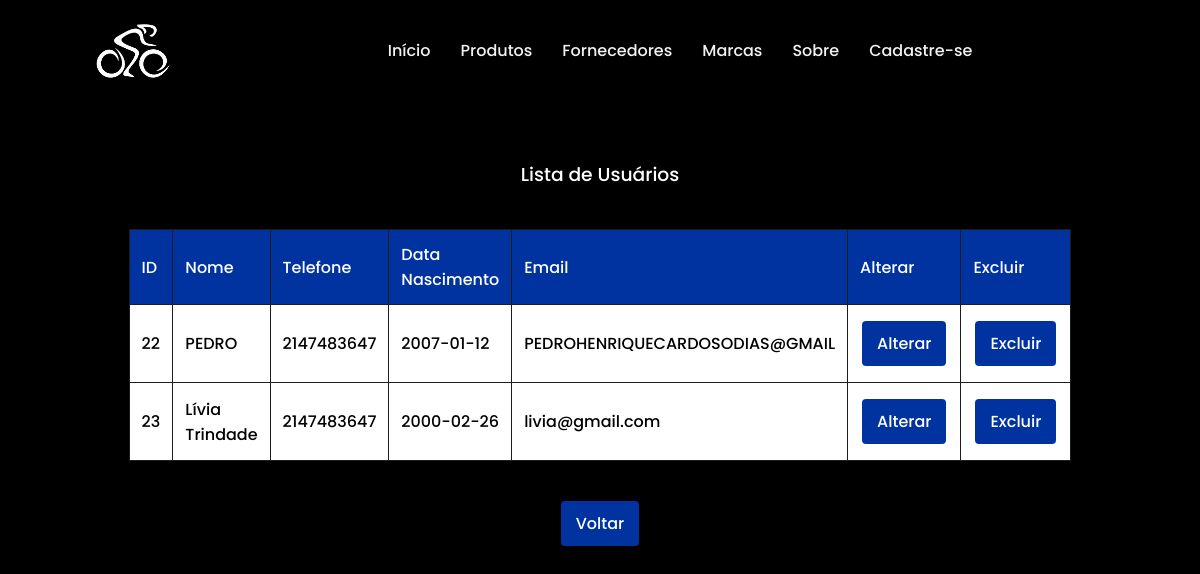
Screenshot of /sistema/php/listausuarios.php with the database file from the repository.
### tables this page shows
CREATE TABLE `usuario` (
  `nome` varchar(100) NOT NULL,
  `email` varchar(100) NOT NULL,
  `nascimento` date NOT NULL,
  `telefone` int(11) NOT NULL,
  `senha` varchar(20) NOT NULL,
  `id` int(11) NOT NULL AUTO_INCREMENT,
  PRIMARY KEY (`id`)
);

### sistema/php/listausuarios.php (the view, shortened to what this page needs)
<!DOCTYPE html>
<html lang="en">
<head>
    <link rel="stylesheet" href="../css/style1.css">
</head>
<body>
<?php
require_once('conexao.php');
$retorno = $conexao->prepare('SELECT * FROM usuario');
$retorno->execute();
?>
<header>
        <nav>
            <a href="../php/index.php"><img src="../img/logo.png" id="logo" alt="" ></a>
            <div class="menu">
                <a href="index.php">Início</a>
                <div class="dropdown">
                <a href="produtos.php">Produtos</a>
                  </div>
                <div class="dropdown">
                  <a href="fornecedores.php">Fornecedores</a>
                  </div>
                  <div class="dropdown">
                <a href="listamarcas.php">Marcas</a>
                  </div>
                <a href="sobre.php">Sobre</a>
                <a href="../php/cadastro.php">Cadastre-se</a>
            </div>
            <div class="icones">
                <a href="#"><i class="fab fa-facebook-f" style="color: #F2F2F2;"></i></a>
                <a href="#" class="social"><i class="fab fa-linkedin-in" style="color: #F2F2F2;"></i></a>
            </div>
        </nav>
    </header>
<h3>Lista de Usuários</h3>
<table>
    <thead>
        <tr>
            <th>ID</th>
            <th>Nome</th>
            <th>Telefone</th>
            <th>Data Nascimento</th>
            <th>Email</th>
            <th>Alterar</th>
            <th>Excluir</th>
        </tr>
    </thead>
    <tbody>
        <?php foreach($retorno->fetchAll() as $value) { ?>
            <tr>
                <td><?php echo $value['id'] ?></td>
                <td><?php echo $value['nome'] ?></td>
                <td><?php echo $value['telefone'] ?></td>
                <td><?php echo $value['nascimento'] ?></td>
                <td><?php echo $value['email'] ?></td>
                <td>
                    <form method="POST" action="altcadastro.php">
                        <button class="button" type="submit">Alterar</button>
                    </form>
                </td>
                <td>
                    <form method="POST" action="deleteUser.php">
                        <button class="button" type="submit">Excluir</button>
                    </form>
                </td>
            </tr>
        <?php } ?>
    </tbody>
</table>
<button class="button button3" style="display: block; margin: 20px auto;"><a href="index.php">Voltar</a></button>
</body>
</html>

### sistema/css/style1.css (style rules this page uses)
* { padding: 0; margin: 0; box-sizing: border-box; text-decoration: none; font-family: "Poppins", sans-serif; font-weight: 500; font-style: normal; }
body { background-color: black; }
header { background-color: black; position: fixed; top: 0; left: 0; right: 0; font-weight: 700; z-index: 1000; }
header nav { width: 90%; margin: auto; display: flex; justify-content: space-between; align-items: center; height: 100px; }
header nav #logo { margin-top: 5px; width: 150px; }
header nav .menu { display: flex; align-items: center; }
header nav .menu a { color: #F2F2F2; margin-left: 30px; position: relative; }
header nav .menu a::after { content: '' ; position: absolute; bottom: -5px; left: 0; width: 0%; height: 2px; background-color: rgb(0, 51, 160); transition: 0.4s; }
body { font-family: Poppins, sans-serif; background-color: black; margin: 0; padding: 20px; }
table { width: 80%; margin: 40px auto; border-collapse: collapse; background-color: white; }
th, td { padding: 12px; border: 1px solid #1f1c1c; text-align: left; background-color: white; }
th { background-color: rgb(0, 51, 160); color: white; }
tr:nth-child(even) { background-color: #f9f9f9; }
.button { background-color: rgb(0, 51, 160); color: white; border: none; padding: 10px 15px; text-align: center; text-decoration: none; display: inline-block; font-size: 16px; margin: 4px 2px; cursor: pointer; border-radius: 4px; }
.button3 { background-color: rgb(0, 51, 160); }
.button a { color: white; text-decoration: none; }
h3 { color: white; text-align: center; margin-top: 140px; }

### sistema/php/listausuarios.php (style rules this page uses)
.dropdown { position: relative; }

### rows the page displays
usuario: id "22", nome "PEDRO", telefone "2147483647", nascimento "2007-01-12", email "PEDROHENRIQUECARDOSODIAS@GMAIL"
usuario: id "23", nome "Lívia Trindade", telefone "2147483647", nascimento "2000-02-26", email "livia@gmail.com"
